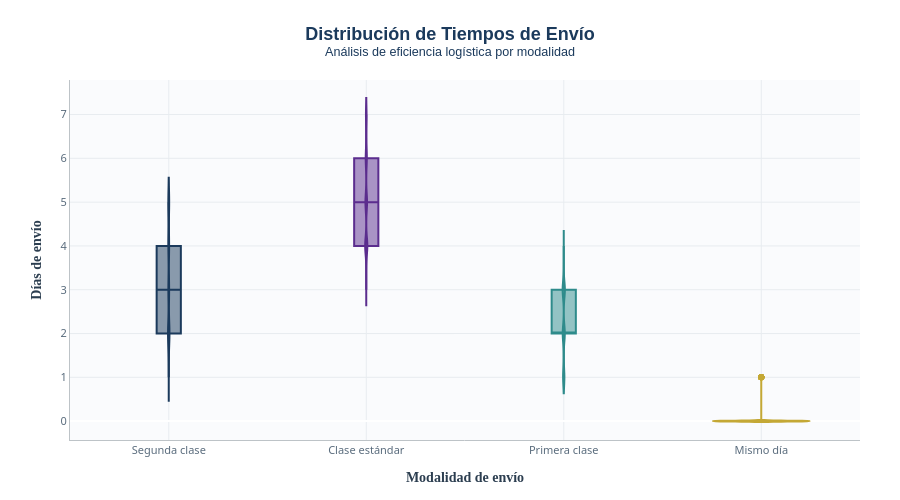

This figure's notebook cell:
### Markdown cell above
### 3.7 Análisis logístico: tiempos de envío

### Code cell
# Distribución de días de envío por modo
fig7 = px.violin(
    df,
    x='Modo de envío',
    y='Shipping Days',
    color='Modo de envío',
    box=True,
    points='outliers',
    title='<b>Distribución de Tiempos de Envío</b><br><sup>Análisis de eficiencia logística por modalidad</sup>',
    labels={'Shipping Days': '<b>Días de envío</b>', 'Modo de envío': '<b>Modalidad de envío</b>'},
    color_discrete_sequence=PALETA
)

fig7.update_layout(**LAYOUT_PROFESIONAL)
fig7.update_layout(showlegend=False, height=500)

fig7.show()

### Figure 1 — Plotly figure (JSON) as saved in the notebook; plotly's stock layout.template omitted (floating-point values rounded to 4 significant figures; data arrays with more than 128 entries replaced by an {"elided": "..."} marker saying what was removed)
{"data": [{"alignmentgroup": "True", "box": {"visible": true}, "hovertemplate": "<b>Modalidad de envío</b>=%{x}<br><b>Días de envío</b>=%{y}<extra></extra>", "legendgroup": "Segunda clase", "marker": {"color": "#1B3A5C"}, "name": "Segunda clase", "offsetgroup": "Segunda clase", "orientation": "v", "points": "outliers", "scalegroup": "True", "showlegend": true, "type": "violin", "x": {"elided": "1902 str values"}, "x0": " ", "xaxis": "x", "y": {"elided": "1902 int values"}, "y0": " ", "yaxis": "y"}, {"alignmentgroup": "True", "box": {"visible": true}, "hovertemplate": "<b>Modalidad de envío</b>=%{x}<br><b>Días de envío</b>=%{y}<extra></extra>", "legendgroup": "Clase estándar", "marker": {"color": "#5B2D8E"}, "name": "Clase estándar", "offsetgroup": "Clase estándar", "orientation": "v", "points": "outliers", "scalegroup": "True", "showlegend": true, "type": "violin", "x": {"elided": "5858 str values"}, "x0": " ", "xaxis": "x", "y": {"elided": "5858 int values"}, "y0": " ", "yaxis": "y"}, {"alignmentgroup": "True", "box": {"visible": true}, "hovertemplate": "<b>Modalidad de envío</b>=%{x}<br><b>Días de envío</b>=%{y}<extra></extra>", "legendgroup": "Primera clase", "marker": {"color": "#2E8B8B"}, "name": "Primera clase", "offsetgroup": "Primera clase", "orientation": "v", "points": "outliers", "scalegroup": "True", "showlegend": true, "type": "violin", "x": {"elided": "1501 str values"}, "x0": " ", "xaxis": "x", "y": {"elided": "1501 int values"}, "y0": " ", "yaxis": "y"}, {"alignmentgroup": "True", "box": {"visible": true}, "hovertemplate": "<b>Modalidad de envío</b>=%{x}<br><b>Días de envío</b>=%{y}<extra></extra>", "legendgroup": "Mismo día", "marker": {"color": "#C4A835"}, "name": "Mismo día", "offsetgroup": "Mismo día", "orientation": "v", "points": "outliers", "scalegroup": "True", "showlegend": true, "type": "violin", "x": {"elided": "538 str values"}, "x0": " ", "xaxis": "x", "y": {"elided": "538 int values"}, "y0": " ", "yaxis": "y"}], "layout": {"font": {"color": "#2C3E50", "family": "Segoe UI, Arial", "size": 12}, "height": 500, "hoverlabel": {"bgcolor": "white", "font": {"family": "Segoe UI", "size": 12}}, "legend": {"title": {"text": "<b>Modalidad de envío</b>"}, "tracegroupgap": 0}, "margin": {"b": 60, "l": 70, "r": 40, "t": 80}, "paper_bgcolor": "white", "plot_bgcolor": "#FAFBFD", "showlegend": false, "title": {"font": {"color": "#1B3A5C", "family": "Segoe UI Semibold, Arial", "size": 18}, "text": "<b>Distribución de Tiempos de Envío</b><br><sup>Análisis de eficiencia logística por modalidad</sup>", "x": 0.5, "xanchor": "center"}, "violinmode": "overlay", "xaxis": {"anchor": "y", "categoryarray": ["Segunda clase", "Clase estándar", "Primera clase", "Mismo día"], "categoryorder": "array", "domain": [0, 1], "gridcolor": "#E8ECF0", "linecolor": "#BDC3C7", "linewidth": 1, "showline": true, "tickfont": {"color": "#5A6C7D", "size": 11}, "title": {"font": {"color": "#2C3E50", "family": "Segoe UI Semibold", "size": 14}, "text": "<b>Modalidad de envío</b>"}}, "yaxis": {"anchor": "x", "domain": [0, 1], "gridcolor": "#E8ECF0", "linecolor": "#BDC3C7", "linewidth": 1, "showline": true, "tickfont": {"color": "#5A6C7D", "size": 11}, "title": {"font": {"color": "#2C3E50", "family": "Segoe UI Semibold", "size": 14}, "text": "<b>Días de envío</b>"}}}}
